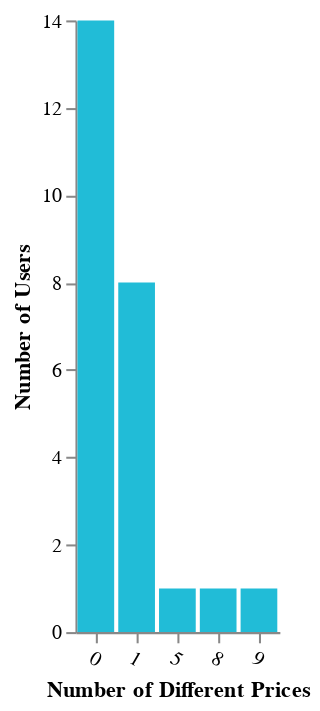

Notebook code for this chart:
### Code cell
cp.n_prices_per_users_df_chart(dp.n_prices_per_users_df)

### Figure 1 — Vega-Lite specification as saved in the notebook (floating-point values rounded to 4 significant figures)
{"config": {"view": {"continuousWidth": 400, "continuousHeight": 300, "strokeOpacity": 0}, "axis": {"grid": false}, "axisX": {"labelAngle": 0}, "mark": {"color": "#21bcd7"}}, "data": {"name": "data-e3f7ee51dd312ba4da5cc70a76ba5f3c"}, "mark": "bar", "encoding": {"tooltip": [{"field": "Number of Different Prices", "type": "quantitative"}, {"field": "Number of Users", "type": "quantitative"}], "x": {"axis": {"labelAngle": 30, "tickBand": "center", "tickCount": 10}, "field": "Number of Different Prices", "type": "nominal"}, "y": {"field": "Number of Users", "type": "quantitative"}}, "height": 300, "$schema": "https://vega.github.io/schema/vega-lite/v4.17.0.json", "datasets": {"data-e3f7ee51dd312ba4da5cc70a76ba5f3c": [{"Number of Different Prices": 0, "Number of Users": 14}, {"Number of Different Prices": 1, "Number of Users": 8}, {"Number of Different Prices": 5, "Number of Users": 1}, {"Number of Different Prices": 8, "Number of Users": 1}, {"Number of Different Prices": 9, "Number of Users": 1}]}}
